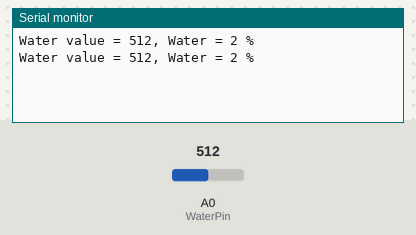
A sketch run on a simulated Arduino Uno, built with avr-gcc and run on an emulated ATmega328P. Shown: the last lines printed to the serial monitor. The inputs (shaded band) are chosen by the test bench; at power-on: A0 (WaterPin) = 512.

Above: at 5.8 s.
5.9 s: A0 (WaterPin) set to 716
At 10.9 s:
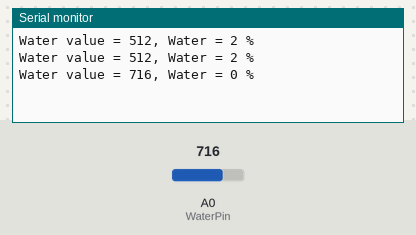
11.9 s: A0 (WaterPin) set to 900
At 15.9 s:
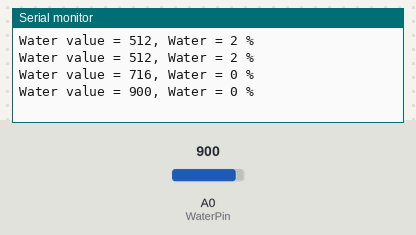
Timing chart, 0 to 17.4 s (numbered marks = the images above; inputs shaded):
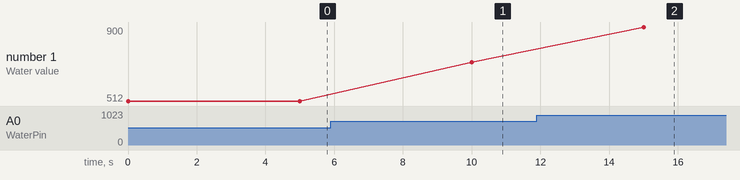

Measured:
- after the input at 5.9 s, the serial monitor: prints a new line after 4.1 s (image 1)
- after the input at 11.9 s, the serial monitor: prints a new line after 3.1 s (image 2)
- plotted number 1: 512 → 716 after the input at 5.9 s, 716 → 900 after the input at 11.9 s

The sketch:

20.ino
```cpp
#define WaterPin A0

void setup() {
  Serial.begin(9600);
}

void loop() {
  int WaterValue = analogRead(WaterPin);
  int Water = map(WaterValue, 518, 271, 0, 100);
  Water = constrain(Water, 0, 100);

  Serial.print("Water value = ");
  Serial.print(WaterValue);
  Serial.print(", Water = ");
  Serial.print(Water);
  Serial.println(" %");
  delay(5000);
}
```
